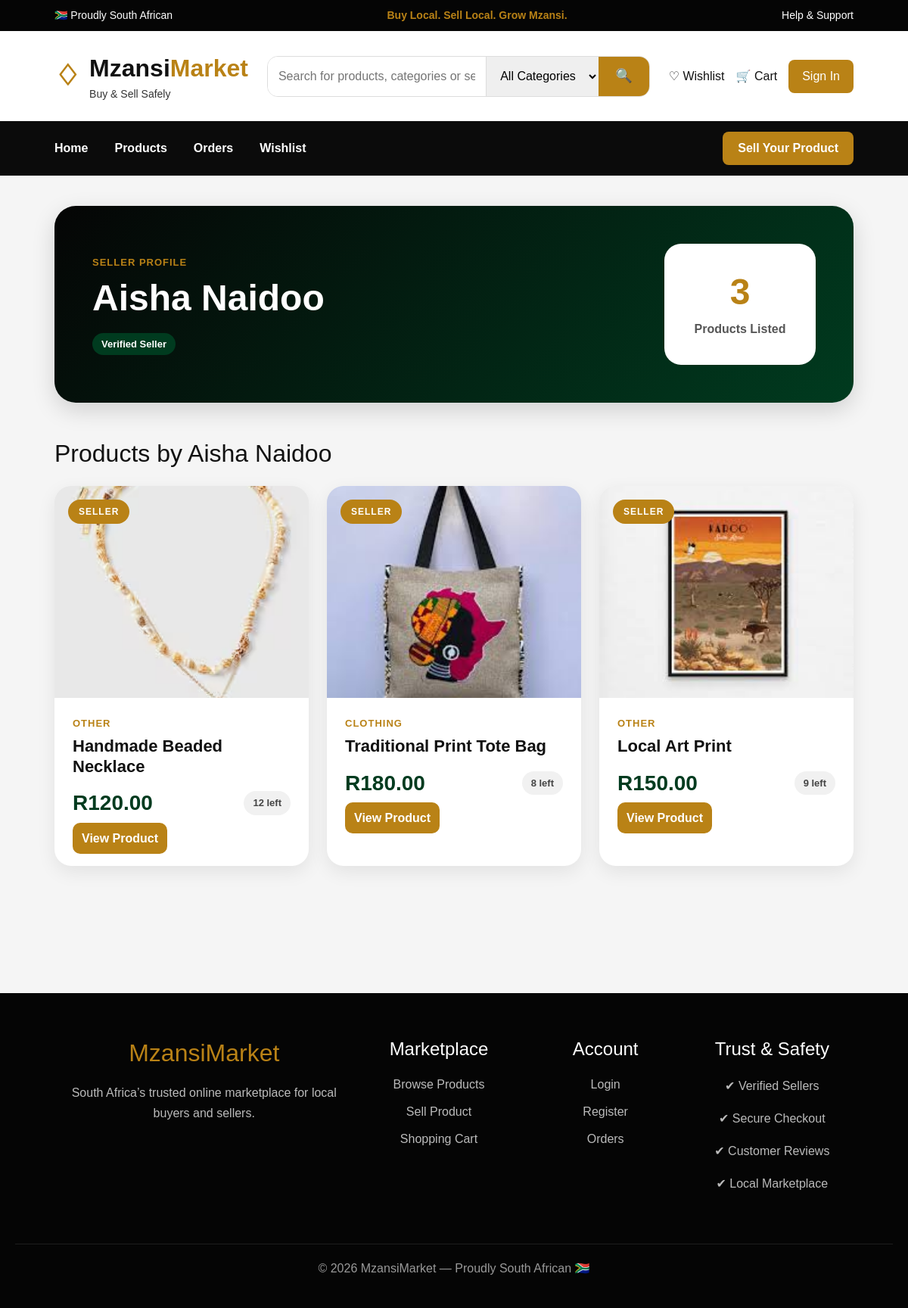
/seller_profile.php?id=6, run on the app's committed database.
### tables this page shows
CREATE TABLE `users` (
  `user_id` int(11) NOT NULL,
  `fullname` varchar(100) DEFAULT NULL,
  `email` varchar(100) DEFAULT NULL,
  `password` varchar(255) DEFAULT NULL,
  `role` enum('buyer','seller','admin') DEFAULT NULL,
  `verified` enum('yes','no') DEFAULT 'no',
  `created_at` timestamp NOT NULL DEFAULT current_timestamp()
);

CREATE TABLE `products` (
  `product_id` int(11) NOT NULL,
  `seller_id` int(11) DEFAULT NULL,
  `product_name` varchar(255) DEFAULT NULL,
  `description` text DEFAULT NULL,
  `price` decimal(10,2) DEFAULT NULL,
  `image` varchar(255) DEFAULT NULL,
  `category` varchar(100) DEFAULT NULL,
  `created_at` timestamp NOT NULL DEFAULT current_timestamp(),
  `stock` int(11) DEFAULT 1
);

### seller_profile.php (the view, shortened to what this page needs)
<?php
include("includes/db.php");
include("includes/header.php");
$seller_id = $_GET['id'];
$seller_sql = "SELECT * FROM users
               WHERE user_id='$seller_id'
               AND role='seller'";
$seller_result = mysqli_query($conn, $seller_sql);
$seller = mysqli_fetch_assoc($seller_result);
$product_sql = "SELECT * FROM products
                WHERE seller_id='$seller_id'";
$product_result = mysqli_query($conn, $product_sql);
$product_count = mysqli_num_rows($product_result);
?>
<div class="seller-profile-hero">
    <div>
        <p class="market-category">Seller Profile</p>
        <h1><?php echo $seller['fullname']; ?></h1>
        <?php if($seller['verified'] == 'yes'){ ?>
            <span class="verified-badge">Verified Seller</span>
        <?php } else { ?>
            <span class="unverified-badge">Unverified Seller</span>
        <?php } ?>
    </div>
    <div class="seller-stat-box">
        <h2><?php echo $product_count; ?></h2>
        <p>Products Listed</p>
    </div>
</div>
<h2 class="mt-5 mb-4">Products by <?php echo $seller['fullname']; ?></h2>
<div class="row">
<?php while($product = mysqli_fetch_assoc($product_result)){ ?>
<div class="col-lg-4 col-md-6 mb-5">
    <div class="market-card">
        <div class="market-image">
            <img src="uploads/<?php echo $product['image']; ?>">
            <span class="product-badge">SELLER</span>
        </div>
        <div class="market-body">
            <p class="market-category">
                <?php echo $product['category']; ?>
            </p>
            <h4><?php echo $product['product_name']; ?></h4>
            <div class="market-price-row">
                <h3>R<?php echo $product['price']; ?></h3>
                <span class="stock-text">
                    <?php echo $product['stock']; ?> left
                </span>
            </div>
            <a href="product.php?id=<?php echo $product['product_id']; ?>"
               class="cart-btn">
                View Product
            </a>
        </div>
    </div>
</div>
<?php } ?>
</div>
<?php
include("includes/footer.php");
?>

### includes/header.php (shortened to what this page needs)
<!DOCTYPE html>
<html>
<head>
    <link href="https://cdn.jsdelivr.net/npm/bootstrap@5.3.3/dist/css/bootstrap.min.css" rel="stylesheet">
    <link rel="stylesheet" href="/css/style.css">
</head>
<body>
<div class="top-strip">
    <span>🇿🇦 Proudly South African</span>
    <span>Buy Local. Sell Local. Grow Mzansi.</span>
    <span>Help & Support</span>
</div>
<nav class="main-header">
    <div class="logo-box">
        <div class="africa-icon">♢</div>
        <div>
            <a href="/index.php" class="brand-name">
                Mzansi<span>Market</span>
            </a>
            <p>Buy & Sell Safely</p>
        </div>
    </div>
    <form method="GET" action="/index.php" class="header-search">
        <input type="text" name="search" placeholder="Search for products, categories or sellers...">
        <select name="category">
            <option value="all">All Categories</option>
        </select>
        <button type="submit">🔍</button>
    </form>
    <div class="header-actions">
        <a href="/buyer/wishlist.php">♡ Wishlist</a>
        <a href="/buyer/cart.php">🛒 Cart</a>
        <?php if(isset($_SESSION['user_id'])){ ?>
            <a href="/logout.php" class="gold-btn">Logout</a>
        <?php } else { ?>
            <a href="/login.php" class="gold-btn">Sign In</a>
        <?php } ?>
    </div>
</nav>
<nav class="nav-bar">
    <a href="/index.php">Home</a>
    <a href="/index.php">Products</a>
    <a href="/buyer/orders.php">Orders</a>
    <a href="/buyer/wishlist.php">Wishlist</a>
    <a href="/seller/add_product.php" class="sell-link">Sell Your Product</a>
</nav>
<div class="container-fluid page-wrapper">

### includes/footer.php (shortened to what this page needs)
</div>
<footer class="modern-footer">
    <div class="footer-grid">
        <div>
            <h3>MzansiMarket</h3>
            <p>
                South Africa’s trusted online marketplace for
                local buyers and sellers.
            </p>
        </div>
        <div>
            <h4>Marketplace</h4>
            <a href="/mzansimarket/index.php">
                Browse Products
            </a>
            <a href="/mzansimarket/seller/add_product.php">
                Sell Product
            </a>
            <a href="/mzansimarket/buyer/cart.php">
                Shopping Cart
            </a>
        </div>
        <div>
            <h4>Account</h4>
            <a href="/mzansimarket/login.php">
                Login
            </a>
            <a href="/mzansimarket/register.php">
                Register
            </a>
            <a href="/mzansimarket/buyer/orders.php">
                Orders
            </a>
        </div>
        <div>
            <h4>Trust & Safety</h4>
            <p>✔ Verified Sellers</p>
            <p>✔ Secure Checkout</p>
            <p>✔ Customer Reviews</p>
            <p>✔ Local Marketplace</p>
        </div>
    </div>
    <div class="footer-bottom">
        © <?php echo date("Y"); ?>
        MzansiMarket — Proudly South African 🇿🇦
    </div>
</footer>
</body>
</html>

### data on the page
users: fullname "Aisha Naidoo"
products: image (picture), category "OTHER", product_name "Handmade Beaded Necklace", price "120.00", stock "12"
products: image (picture), category "CLOTHING", product_name "Traditional Print Tote Bag", price "180.00", stock "8"
products: image (picture), category "OTHER", product_name "Local Art Print", price "150.00", stock "9"

### other printed values
$product_count "3"
